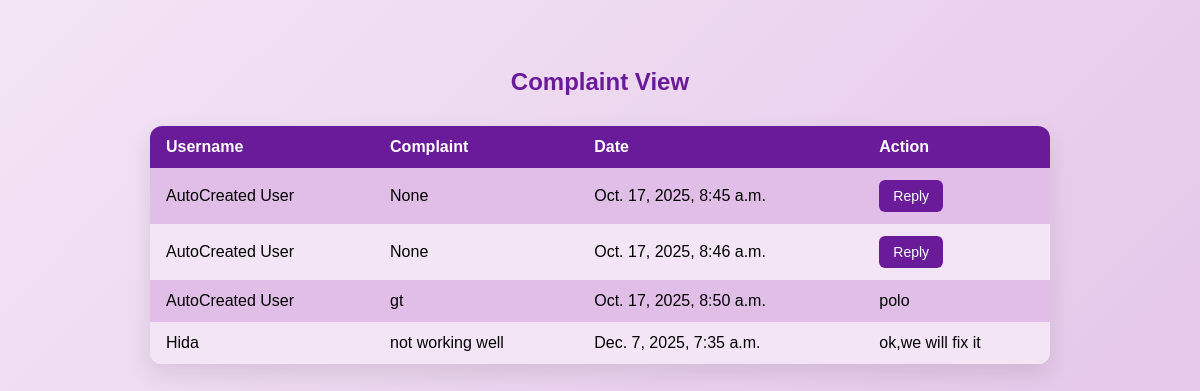
Page /Complaints on the earlier database version.
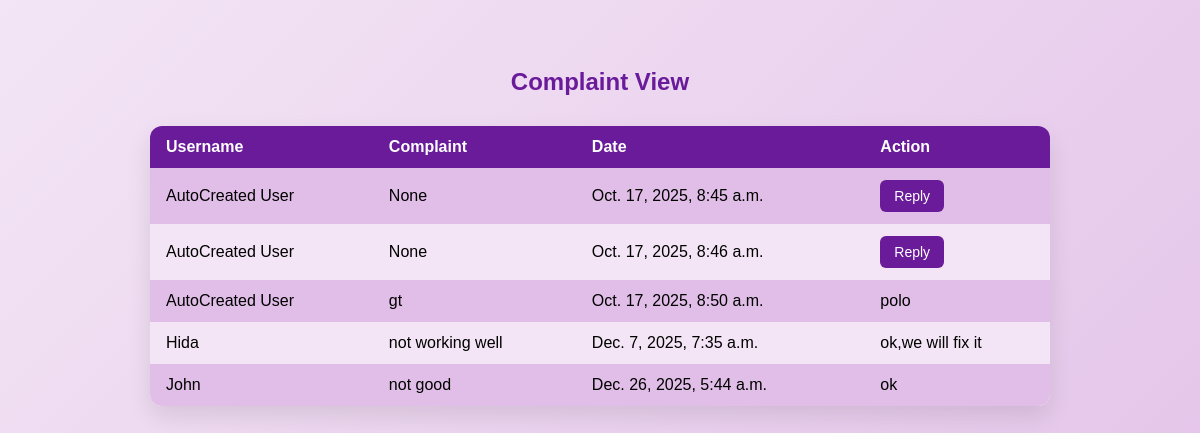
Same page on the later database version.
### mobilesilentapp/models.py (models this page shows)
class ComplaintTable(models.Model):
    user_id = models.ForeignKey(StudentTable,on_delete=models.CASCADE,null=True,blank=True)
    complaints = models.CharField(max_length=30,null=True,blank=True)
    date = models.DateTimeField(auto_now_add=True,null=True,blank=True)
    reply = models.CharField(max_length=30,null=True,blank=True)

class StudentTable(models.Model):
    name = models.CharField(max_length=30,null=True,blank=True)
    admission_no = models.CharField(max_length=30,null=True,blank=True)
    department = models.CharField(max_length=30,null=True,blank=True)
    semester = models.CharField(max_length=30,null=True,blank=True)
    email_id = models.CharField(max_length=30,null=True,blank=True)
    phone_no = models.BigIntegerField(null=True,blank=True)
    LOGIN=models.ForeignKey(LoginTable,on_delete=models.CASCADE,null=True,blank=True)
    CLASS=models.ForeignKey(ClassTable,on_delete=models.CASCADE,null=True,blank=True)

### mobilesilentapp/views.py (the view)
# urls.py: path('Complaints',Complaints.as_view(),name="Complaints"),
class Complaints(View):
    def get(self,request):
        obj = ComplaintTable.objects.all()
        return render(request,"administration/complaints.html", {'val': obj})

### templates/administration/complaints.html (shortened to what this page needs)
<!DOCTYPE html>
<html lang="en">
<head>
</head>
<body>
  <h2>Complaint View</h2>
  <table>
    <thead>
      <tr>
        <th>Username</th>
        <th>Complaint</th>
        <th>Date</th>
        <th>Action</th>
      </tr>
    </thead>
    <tbody>
      {% for i in val %}
      <tr>
        <td>{{ i.user_id.name }}</td>
        <td>{{ i.complaints }}</td>
        <td>{{ i.date }}</td>
        {% if i.reply %}
        <td>{{ i.reply }}</td>
        {% else %}
        <td><button onclick="window.location='Reply/{{ i.id }}'">Reply</button></td>
        {% endif %}
      </tr>
      {% endfor %}
    </tbody>
  </table>
</body>
</html>

### templates/administration/complaints.html (style rules this page uses)
body { font-family: Arial, sans-serif; background: linear-gradient(135deg, #f3e5f5, #e1bee7); padding: 40px; min-height: 100vh; }
h2 { text-align: center; color: #6a1b9a; margin-bottom: 30px; }
table { width: 100%; max-width: 900px; margin: 0 auto; border-collapse: collapse; background-color: #ffffff; border-radius: 12px; overflow: hidden; box-shadow: 0 10px 25px rgba(0, 0, 0, 0.1); }
th, td { padding: 12px 16px; text-align: left; }
th { background-color: #6a1b9a; color: white; }
tbody tr:nth-child(even) { background-color: #f3e5f5; }
tbody tr:nth-child(odd) { background-color: #e1bee7; }
.reply-btn, button { background-color: #6a1b9a; color: white; padding: 8px 14px; border: none; border-radius: 6px; cursor: pointer; font-size: 14px; transition: background-color 0.3s; }

Differences in the rows shown:
added ComplaintTable: user_id.name "John", complaints "not good", date "Dec. 26, 2025, 5:44 a.m.", reply "ok"
